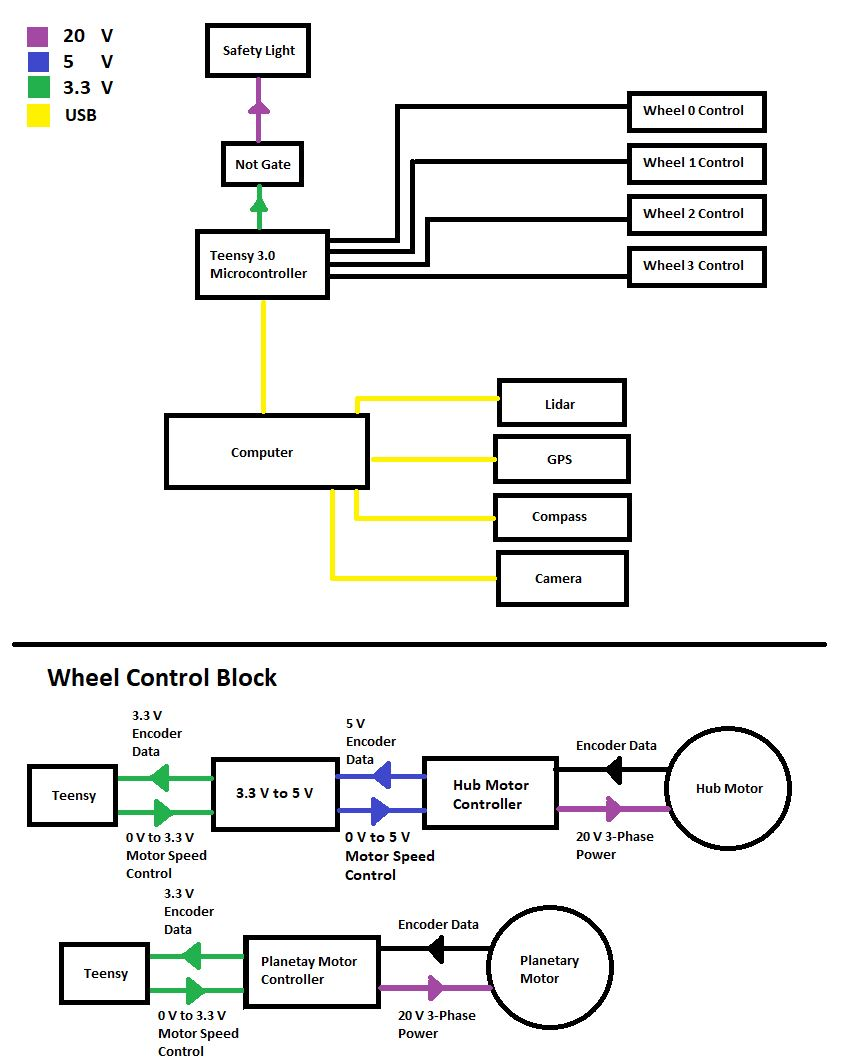
#> input picture Bender Electronics.JPG, 844 x 1062 px
$ python -i grip.py   (imports and definitions only)   (older library calls are emulated)
#> lines starting #> are read from the running program, lines starting #| are printed output that depends on the picture; after the words box and inside, x2 and y2 are one past the last pixel; in counts of white or black regions, pixels touching at a corner belong together
import cv2
import numpy
import math
from enum import Enum

class GripPipelineTest:
    """
    An OpenCV pipeline generated by GRIP.
    """

    def __init__(self):
        """initializes all values to presets or None if need to be set
        """

        self.__blur_0_type = BlurType.Median_Filter
        self.__blur_0_radius = 5

        self.blur_0_output = None

        self.__hsv_threshold_input = self.blur_0_output
        self.__hsv_threshold_hue = [38, 75]
        self.__hsv_threshold_saturation = [50, 255]
        self.__hsv_threshold_value = [190, 255]

        self.hsv_threshold_output = None

        self.__blur_1_input = self.hsv_threshold_output
        self.__blur_1_type = BlurType.Gaussian_Blur
        self.__blur_1_radius = 3

        self.blur_1_output = None

        self.__find_contours_input = self.blur_1_output
        self.__find_contours_external_only = False

        self.find_contours_output = None

        self.__filter_contours_contours = self.find_contours_output
        self.__filter_contours_min_area = 300.0
        self.__filter_contours_min_perimeter = 0
        self.__filter_contours_min_width = 0
        self.__filter_contours_max_width = 1000
        self.__filter_contours_min_height = 0
        self.__filter_contours_max_height = 1000
        self.__filter_contours_solidity = [0, 100]
        self.__filter_contours_max_vertices = 1000000
        self.__filter_contours_min_vertices = 0
        self.__filter_contours_min_ratio = 0
        self.__filter_contours_max_ratio = 1000

        self.filter_contours_output = None


    def process(self, source0, hsv_hue_thresh = [15, 76], hsv_sat_thresh = [0, 80] ,hsv_val_thresh = [123, 255]):
        """
        Runs the pipeline and sets all outputs to new values.
        """
        # Step Blur0:
        self.__blur_0_input = source0
        (self.blur_0_output) = self.__blur(self.__blur_0_input, self.__blur_0_type, self.__blur_0_radius)

        # Step HSV_Threshold0:
        self.__hsv_threshold_input = self.blur_0_output
        (self.hsv_threshold_output) = self.__hsv_threshold(self.__hsv_threshold_input, hsv_hue_thresh, hsv_sat_thresh, hsv_val_thresh)

        # Step Blur1:
        self.__blur_1_input = self.hsv_threshold_output
        (self.blur_1_output) = self.__blur(self.__blur_1_input, self.__blur_1_type, self.__blur_1_radius)

        # Step Find_Contours0:
        self.__find_contours_input = self.blur_1_output
        (self.find_contours_output) = self.__find_contours(self.__find_contours_input, self.__find_contours_external_only)

        # Step Filter_Contours0:
        self.__filter_contours_contours = self.find_contours_output

        (self.filter_contours_output) = self.__filter_contours(self.__filter_contours_contours, self.__filter_contours_min_area, self.__filter_contours_min_perimeter, self.__filter_contours_min_width, self.__filter_contours_max_width, self.__filter_contours_min_height, self.__filter_contours_max_height, self.__filter_contours_solidity, self.__filter_contours_max_vertices, self.__filter_contours_min_vertices, self.__filter_contours_min_ratio, self.__filter_contours_max_ratio)
        return self.filter_contours_output

    @staticmethod
    def __hsv_threshold(input, hue, sat, val):
        """Segment an image based on hue, saturation, and value ranges.
        Args:
            input: A BGR numpy.ndarray.
            hue: A list of two numbers the are the min and max hue.
            sat: A list of two numbers the are the min and max saturation.
            lum: A list of two numbers the are the min and max value.
        Returns:
            A black and white numpy.ndarray.
        """
        out = cv2.cvtColor(input, cv2.COLOR_BGR2HSV)
        return cv2.inRange(out, (hue[0], sat[0], val[0]),  (hue[1], sat[1], val[1]))

    @staticmethod
    def __blur(src, type, radius):
        """Softens an image using one of several filters.
        Args:
            src: The source mat (numpy.ndarray).
            type: The blurType to perform represented as an int.
            radius: The radius for the blur as a float.
        Returns:
            A numpy.ndarray that has been blurred.
        """
        return src
        print(src)
        ksize = int(6 * round(radius) + 1)
        # return cv2.GaussianBlur(src, (ksize, ksize), round(radius))


    @staticmethod
    def __find_contours(input, external_only):
        """Sets the values of pixels in a binary image to their distance to the nearest black pixel.
        Args:
            input: A numpy.ndarray.
            external_only: A boolean. If true only external contours are found.
        Return:
            A list of numpy.ndarray where each one represents a contour.
        """
        if(external_only):
            mode = cv2.RETR_EXTERNAL
        else:
            mode = cv2.RETR_LIST
        method = cv2.CHAIN_APPROX_SIMPLE
        im2, contours, hierarchy =cv2.findContours(input, mode=mode, method=method)
        return contours

    @staticmethod
    def __filter_contours(input_contours, min_area, min_perimeter, min_width, max_width,
                        min_height, max_height, solidity, max_vertex_count, min_vertex_count,
                        min_ratio, max_ratio):
        """Filters out contours that do not meet certain criteria.
        Args:
            input_contours: Contours as a list of numpy.ndarray.
            min_area: The minimum area of a contour that will be kept.
            min_perimeter: The minimum perimeter of a contour that will be kept.
            min_width: Minimum width of a contour.
            max_width: MaxWidth maximum width.
            min_height: Minimum height.
            max_height: Maximimum height.
            solidity: The minimum and maximum solidity of a contour.
            min_vertex_count: Minimum vertex Count of the contours.
            max_vertex_count: Maximum vertex Count.
            min_ratio: Minimum ratio of width to height.
            max_ratio: Maximum ratio of width to height.
        Returns:
            Contours as a list of numpy.ndarray.
        """
        output = []
        for contour in input_contours:
            x,y,w,h = cv2.boundingRect(contour)
            if (w < min_width or w > max_width):
                continue
            if (h < min_height or h > max_height):
                continue
            area = cv2.contourArea(contour)
            if (area < min_area):
                continue
            if (cv2.arcLength(contour, True) < min_perimeter):
                continue
            hull = cv2.convexHull(contour)
            solid = 100 * area / cv2.contourArea(hull)
            if (solid < solidity[0] or solid > solidity[1]):
                continue
            if (len(contour) < min_vertex_count or len(contour) > max_vertex_count):
                continue
            ratio = (float)(w) / h
            if (ratio < min_ratio or ratio > max_ratio):
                continue
            output.append(contour)
        # for c in output:
        #     print("newc")
        #     print(c)
        return output


BlurType = Enum('BlurType', 'Box_Blur Gaussian_Blur Median_Filter Bilateral_Filter')

>>> import cv2
>>> picture = cv2.imread('../Bender Electronics.JPG')
#> picture is the input picture: shape (1062, 844, 3); mean B, G, R 235.5, 236.7, 236.4
>>> result = GripPipelineTest().process(picture)
#> in __hsv_threshold, `out = cv2.cvtColor(input, cv2.COLOR_BGR2HSV)`: out: shape (1062, 844, 3); mean H, S, V 11.1, 6.7, 237.7
#> in __hsv_threshold, `return cv2.inRange(out, (hue[0], sat[0], val[0]),  (hue[1], sat[1], va..`:
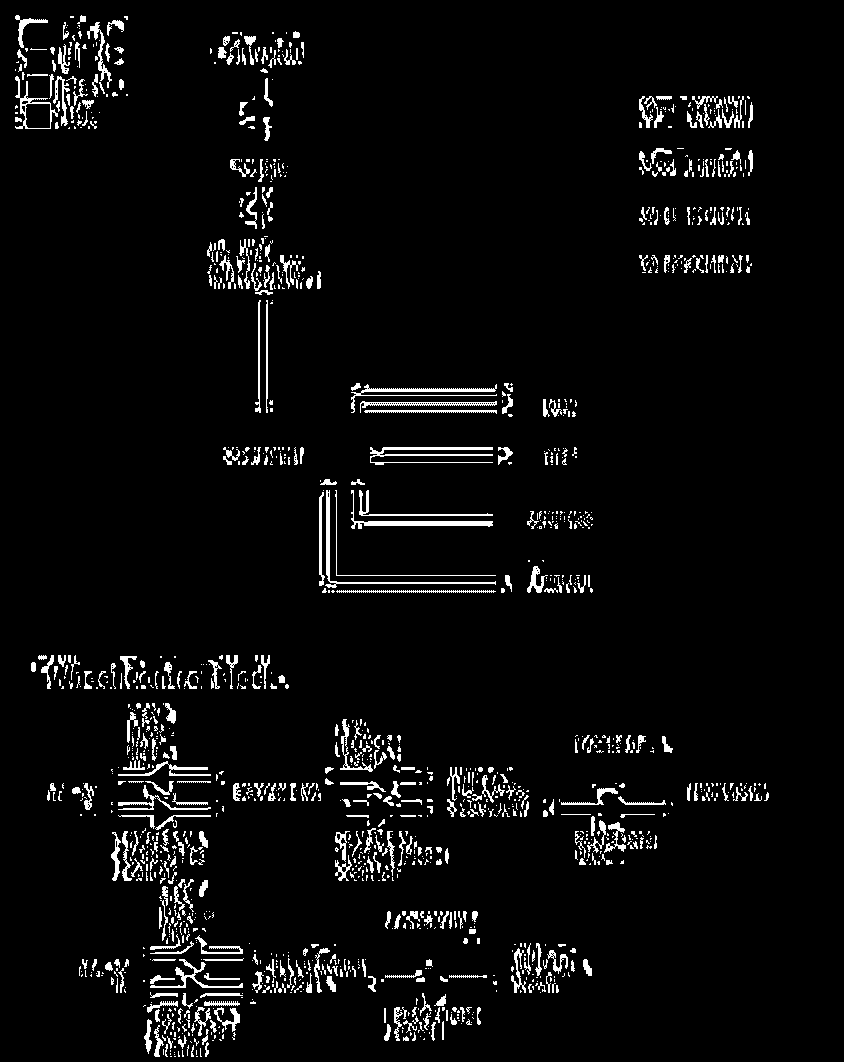
#> returned value: shape (1062, 844); 4.3% white in thin lines or dots, all inside (x1, y1, x2, y2) = (15, 15, 769, 1057)
#> result = 7 contours; box (x1, y1, x2, y2) and area: (15, 76, 58, 129) 856, (25, 103, 51, 129) 614, (351, 490, 493, 529) 560, (325, 490, 496, 588) 448, (370, 447, 493, 465) 390, (351, 384, 497, 413) 382, (360, 401, 497, 413) 342
